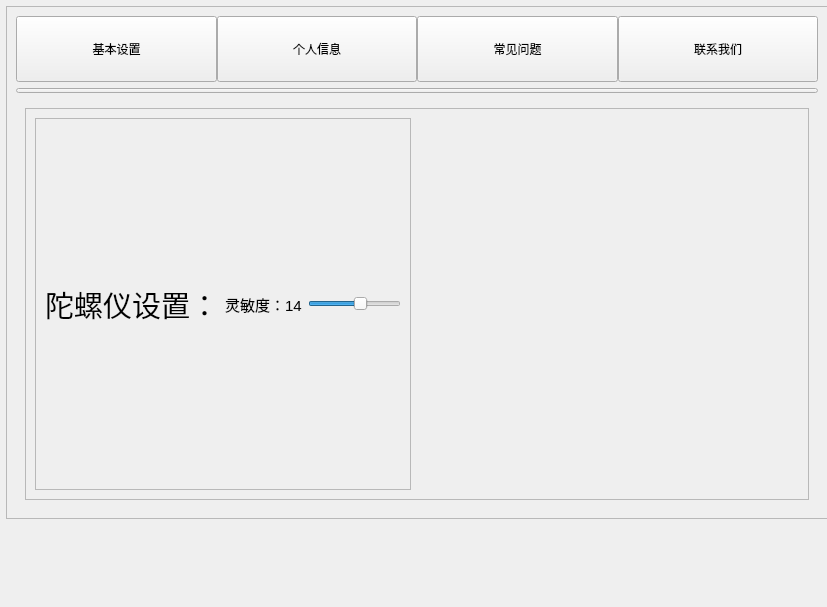
<?xml version="1.0" encoding="UTF-8"?>
<ui version="4.0">
 <class>SetUpWidget</class>
 <widget class="QWidget" name="SetUpWidget">
  <property name="geometry">
   <rect>
    <x>0</x>
    <y>0</y>
    <width>827</width>
    <height>607</height>
   </rect>
  </property>
  <property name="sizePolicy">
   <sizepolicy hsizetype="Fixed" vsizetype="Fixed">
    <horstretch>0</horstretch>
    <verstretch>0</verstretch>
   </sizepolicy>
  </property>
  <property name="minimumSize">
   <size>
    <width>800</width>
    <height>600</height>
   </size>
  </property>
  <property name="windowTitle">
   <string>设置</string>
  </property>
  <property name="styleSheet">
   <string notr="true">QMainWindow{         /*类名*/
    background-color:#F6F6F6; /*背景颜色*/
    border-radius: 10px;             /*四角圆角的直径*/
    border-style:solid;             /*边框样式（实线）*/
    border-width:2px;             /*边框宽度*/
    border-color:rgb(213, 213, 213);     /*边框颜色*/
}

QFrame {
	border-radius:0px;
}

#frame {
	background-color:#FAFAFA;
}

#btn_min, #btn_close {
	background-color:rgb(255,255,255,1);
	border-radius:0px;
}

#statusBar {
	background-color:rgba(213, 213, 213, 0); 
}

#sideBar{
	background-color:#F6F6F6;
    border-radius: 10px;             /*四角圆角的直径*/
}

#stackedWidget {
	background-color:#FAFAFA;
    border-radius: 10px;             /*四角圆角的直径*/
}


/* 默认 */
QPushButton{   
	background-color:#F6F6F6;
	color:#626262;
    border-radius: 5px;
}

/* 鼠标悬停 */
QPushButton:hover{
	background-color: #E9E9E9;
}

/* 点击和按下 */
QPushButton:pressed,QToolButton:checked{
	background-color: #E9E9E9;	
}

/*QPushButton:default {*/
    /*border-color: navy; /* make the default button prominent */*/
/*}*/

#username {
	font: 10pt &quot;Microsoft YaHei UI&quot;;
    color: #666666; 
}</string>
  </property>
  <widget class="QFrame" name="frame_background">
   <property name="geometry">
    <rect>
     <x>6</x>
     <y>6</y>
     <width>822</width>
     <height>513</height>
    </rect>
   </property>
   <property name="styleSheet">
    <string notr="true"/>
   </property>
   <property name="frameShape">
    <enum>QFrame::StyledPanel</enum>
   </property>
   <property name="frameShadow">
    <enum>QFrame::Raised</enum>
   </property>
   <layout class="QVBoxLayout" name="verticalLayout">
    <item>
     <widget class="QFrame" name="frame">
      <property name="minimumSize">
       <size>
        <width>0</width>
        <height>66</height>
       </size>
      </property>
      <property name="maximumSize">
       <size>
        <width>16777215</width>
        <height>66</height>
       </size>
      </property>
      <property name="styleSheet">
       <string notr="true"/>
      </property>
      <property name="frameShape">
       <enum>QFrame::NoFrame</enum>
      </property>
      <property name="frameShadow">
       <enum>QFrame::Raised</enum>
      </property>
      <property name="lineWidth">
       <number>0</number>
      </property>
      <property name="midLineWidth">
       <number>0</number>
      </property>
      <layout class="QHBoxLayout" name="horizontalLayout_2">
       <property name="spacing">
        <number>0</number>
       </property>
       <property name="leftMargin">
        <number>0</number>
       </property>
       <property name="topMargin">
        <number>0</number>
       </property>
       <property name="rightMargin">
        <number>0</number>
       </property>
       <property name="bottomMargin">
        <number>0</number>
       </property>
       <item>
        <widget class="QPushButton" name="btnSet">
         <property name="sizePolicy">
          <sizepolicy hsizetype="Minimum" vsizetype="Fixed">
           <horstretch>0</horstretch>
           <verstretch>0</verstretch>
          </sizepolicy>
         </property>
         <property name="minimumSize">
          <size>
           <width>0</width>
           <height>0</height>
          </size>
         </property>
         <property name="maximumSize">
          <size>
           <width>66666</width>
           <height>66666</height>
          </size>
         </property>
         <property name="text">
          <string>基本设置</string>
         </property>
        </widget>
       </item>
       <item>
        <widget class="QPushButton" name="btnInfo">
         <property name="sizePolicy">
          <sizepolicy hsizetype="Minimum" vsizetype="Fixed">
           <horstretch>0</horstretch>
           <verstretch>0</verstretch>
          </sizepolicy>
         </property>
         <property name="minimumSize">
          <size>
           <width>0</width>
           <height>0</height>
          </size>
         </property>
         <property name="maximumSize">
          <size>
           <width>66666</width>
           <height>66666</height>
          </size>
         </property>
         <property name="styleSheet">
          <string notr="true">#btnInfo {
	margin:0;
}</string>
         </property>
         <property name="text">
          <string>个人信息</string>
         </property>
        </widget>
       </item>
       <item>
        <widget class="QPushButton" name="btnQuestion">
         <property name="sizePolicy">
          <sizepolicy hsizetype="Fixed" vsizetype="Fixed">
           <horstretch>0</horstretch>
           <verstretch>0</verstretch>
          </sizepolicy>
         </property>
         <property name="minimumSize">
          <size>
           <width>0</width>
           <height>0</height>
          </size>
         </property>
         <property name="maximumSize">
          <size>
           <width>66666</width>
           <height>66666</height>
          </size>
         </property>
         <property name="text">
          <string>常见问题</string>
         </property>
        </widget>
       </item>
       <item>
        <widget class="QPushButton" name="btnAbout">
         <property name="sizePolicy">
          <sizepolicy hsizetype="Minimum" vsizetype="Fixed">
           <horstretch>0</horstretch>
           <verstretch>0</verstretch>
          </sizepolicy>
         </property>
         <property name="minimumSize">
          <size>
           <width>0</width>
           <height>0</height>
          </size>
         </property>
         <property name="maximumSize">
          <size>
           <width>66666</width>
           <height>66666</height>
          </size>
         </property>
         <property name="text">
          <string>联系我们</string>
         </property>
        </widget>
       </item>
      </layout>
     </widget>
    </item>
    <item>
     <widget class="QPushButton" name="btn_line">
      <property name="minimumSize">
       <size>
        <width>0</width>
        <height>5</height>
       </size>
      </property>
      <property name="maximumSize">
       <size>
        <width>16777215</width>
        <height>5</height>
       </size>
      </property>
      <property name="text">
       <string/>
      </property>
     </widget>
    </item>
    <item>
     <widget class="QStackedWidget" name="stackedWidget">
      <property name="currentIndex">
       <number>0</number>
      </property>
      <widget class="QWidget" name="pageSet">
       <layout class="QGridLayout" name="gridLayout_5">
        <item row="0" column="0">
         <widget class="QFrame" name="frame_attention">
          <property name="frameShape">
           <enum>QFrame::StyledPanel</enum>
          </property>
          <property name="frameShadow">
           <enum>QFrame::Raised</enum>
          </property>
          <layout class="QGridLayout" name="gridLayout_4">
           <item row="0" column="0">
            <widget class="QFrame" name="frame_2">
             <property name="frameShape">
              <enum>QFrame::StyledPanel</enum>
             </property>
             <property name="frameShadow">
              <enum>QFrame::Raised</enum>
             </property>
             <layout class="QHBoxLayout" name="horizontalLayout">
              <item>
               <widget class="QLabel" name="label">
                <property name="font">
                 <font>
                  <family>微软雅黑</family>
                  <pointsize>22</pointsize>
                 </font>
                </property>
                <property name="text">
                 <string>陀螺仪设置：</string>
                </property>
               </widget>
              </item>
              <item>
               <widget class="QLabel" name="sensitivityLabel">
                <property name="font">
                 <font>
                  <pointsize>11</pointsize>
                 </font>
                </property>
                <property name="text">
                 <string>灵敏度：14</string>
                </property>
               </widget>
              </item>
              <item>
               <widget class="QSlider" name="horizontalSlider">
                <property name="minimum">
                 <number>6</number>
                </property>
                <property name="maximum">
                 <number>20</number>
                </property>
                <property name="pageStep">
                 <number>1</number>
                </property>
                <property name="value">
                 <number>14</number>
                </property>
                <property name="orientation">
                 <enum>Qt::Horizontal</enum>
                </property>
               </widget>
              </item>
             </layout>
            </widget>
           </item>
           <item row="0" column="1">
            <spacer name="horizontalSpacer_6">
             <property name="orientation">
              <enum>Qt::Horizontal</enum>
             </property>
             <property name="sizeHint" stdset="0">
              <size>
               <width>388</width>
               <height>20</height>
              </size>
             </property>
            </spacer>
           </item>
          </layout>
         </widget>
        </item>
       </layout>
      </widget>
      <widget class="UserInfo" name="pageInfo"/>
      <widget class="QWidget" name="pageQuestion">
       <widget class="QLabel" name="label_3">
        <property name="geometry">
         <rect>
          <x>350</x>
          <y>190</y>
          <width>40</width>
          <height>12</height>
         </rect>
        </property>
        <property name="text">
         <string>常见问题</string>
        </property>
       </widget>
      </widget>
      <widget class="QWidget" name="pageAbout">
       <widget class="QLabel" name="label_4">
        <property name="geometry">
         <rect>
          <x>10</x>
          <y>10</y>
          <width>741</width>
          <height>391</height>
         </rect>
        </property>
        <property name="text">
         <string/>
        </property>
        <property name="pixmap">
         <pixmap resource="../res.qrc">:/img/stackWidget3.png</pixmap>
        </property>
        <property name="scaledContents">
         <bool>true</bool>
        </property>
        <property name="wordWrap">
         <bool>false</bool>
        </property>
       </widget>
       <widget class="QTextBrowser" name="textBrowser">
        <property name="geometry">
         <rect>
          <x>20</x>
          <y>110</y>
          <width>331</width>
          <height>191</height>
         </rect>
        </property>
        <property name="autoFillBackground">
         <bool>false</bool>
        </property>
        <property name="styleSheet">
         <string notr="true">QTextBrowser {
	background-color: rgba(255,255,255,100);
	color:rgb(255, 255, 255);
}</string>
        </property>
        <property name="frameShadow">
         <enum>QFrame::Sunken</enum>
        </property>
        <property name="undoRedoEnabled">
         <bool>false</bool>
        </property>
        <property name="html">
         <string>&lt;!DOCTYPE HTML PUBLIC &quot;-//W3C//DTD HTML 4.0//EN&quot; &quot;http://www.w3.org/TR/REC-html40/strict.dtd&quot;&gt;
&lt;html&gt;&lt;head&gt;&lt;meta name=&quot;qrichtext&quot; content=&quot;1&quot; /&gt;&lt;meta charset=&quot;utf-8&quot; /&gt;&lt;style type=&quot;text/css&quot;&gt;
p, li { white-space: pre-wrap; }
hr { height: 1px; border-width: 0; }
li.unchecked::marker { content: &quot;\2610&quot;; }
li.checked::marker { content: &quot;\2612&quot;; }
&lt;/style&gt;&lt;/head&gt;&lt;body style=&quot; font-family:'Microsoft YaHei UI'; font-size:9pt; font-weight:400; font-style:normal;&quot;&gt;
&lt;p style=&quot; margin-top:0px; margin-bottom:0px; margin-left:0px; margin-right:0px; -qt-block-indent:0; text-indent:0px;&quot;&gt;请输入您的建议&lt;/p&gt;&lt;/body&gt;&lt;/html&gt;</string>
        </property>
        <property name="openExternalLinks">
         <bool>false</bool>
        </property>
       </widget>
       <widget class="QPushButton" name="pushButton_2">
        <property name="geometry">
         <rect>
          <x>150</x>
          <y>330</y>
          <width>151</width>
          <height>31</height>
         </rect>
        </property>
        <property name="text">
         <string>提交</string>
        </property>
       </widget>
       <widget class="QLabel" name="label_6">
        <property name="geometry">
         <rect>
          <x>20</x>
          <y>85</y>
          <width>351</width>
          <height>21</height>
         </rect>
        </property>
        <property name="styleSheet">
         <string notr="true">color:rgb(255, 255, 255)</string>
        </property>
        <property name="text">
         <string>您可以通过表格提交反馈意见，也可以通过电话联系我们,期待您的宝贵意见</string>
        </property>
       </widget>
       <widget class="QLabel" name="label_phoneIcon">
        <property name="geometry">
         <rect>
          <x>30</x>
          <y>320</y>
          <width>31</width>
          <height>31</height>
         </rect>
        </property>
        <property name="text">
         <string/>
        </property>
        <property name="pixmap">
         <pixmap resource="../res.qrc">:/img/phone.png</pixmap>
        </property>
        <property name="scaledContents">
         <bool>true</bool>
        </property>
       </widget>
       <widget class="QLabel" name="label_phone">
        <property name="geometry">
         <rect>
          <x>80</x>
          <y>320</y>
          <width>121</width>
          <height>41</height>
         </rect>
        </property>
        <property name="styleSheet">
         <string notr="true">QLabel {
	color:rgb(255, 255, 255);
}</string>
        </property>
        <property name="text">
         <string>012-1234</string>
        </property>
       </widget>
       <widget class="QLabel" name="label_mapIcon">
        <property name="geometry">
         <rect>
          <x>620</x>
          <y>80</y>
          <width>41</width>
          <height>41</height>
         </rect>
        </property>
        <property name="text">
         <string/>
        </property>
        <property name="pixmap">
         <pixmap resource="../res.qrc">:/img/map.png</pixmap>
        </property>
        <property name="scaledContents">
         <bool>true</bool>
        </property>
       </widget>
      </widget>
     </widget>
    </item>
   </layout>
  </widget>
 </widget>
 <customwidgets>
  <customwidget>
   <class>UserInfo</class>
   <extends>QWidget</extends>
   <header>userinfo.h</header>
   <container>1</container>
  </customwidget>
 </customwidgets>
 <resources>
  <include location="../res.qrc"/>
 </resources>
 <connections/>
</ui>
